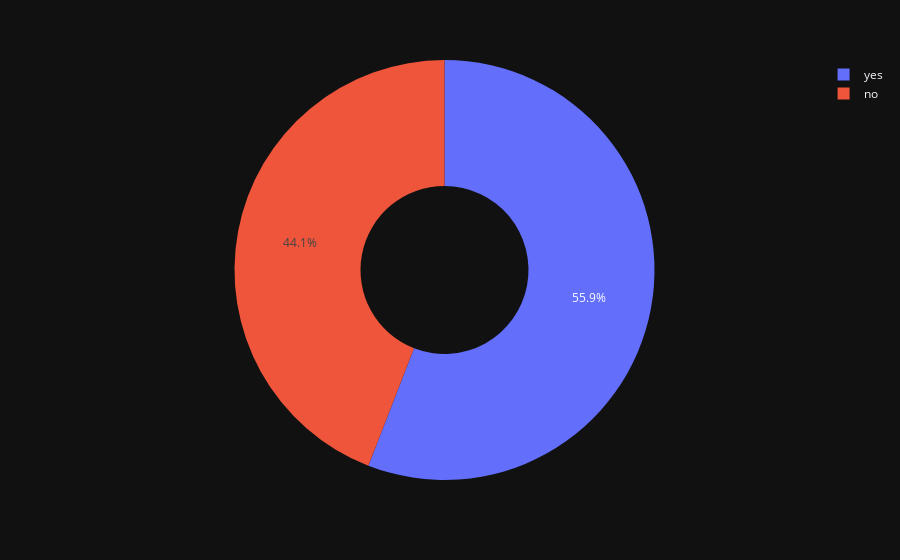

Write notebook code for a chart like this one.
### Code cell
fig =  px.pie (data, names = "extra_mushrooms", hole = 0.4, template = "plotly_dark")
fig.show ()

### Figure 1 — Plotly figure (JSON) as saved in the notebook; plotly's stock layout.template omitted (floating-point values rounded to 4 significant figures)
{"data": [{"domain": {"x": [0, 1], "y": [0, 1]}, "hole": 0.4, "hovertemplate": "extra_mushrooms=%{label}<extra></extra>", "labels": ["no", "no", "yes", "yes", "yes", "yes", "yes", "yes", "yes", "no", "no", "no", "no", "no", "no", "yes", "yes", "yes", "yes", "yes", "yes", "yes", "yes", "no", "no", "no", "no", "yes", "yes", "yes", "yes", "yes", "yes", "yes", "yes", "yes", "yes", "yes", "yes", "no", "no", "no", "no", "no", "no", "no", "no", "no", "no", "yes", "yes", "yes", "yes", "no", "yes", "yes", "no", "no", "no", "no", "yes", "yes", "yes", "no", "no", "no", "no", "no", "no", "no", "yes", "yes", "yes", "yes", "yes", "yes", "yes", "no", "no", "no", "no", "no", "no", "no", "yes", "yes", "yes", "yes", "yes", "yes", "yes", "yes", "yes", "yes", "no", "no", "no", "no", "yes", "yes", "yes", "yes", "no", "no", "no", "no", "no", "yes", "yes", "yes", "yes", "yes", "yes", "yes", "yes", "no", "no", "no", "no", "no", "no", "yes", "yes", "yes", "yes", "yes", "yes"], "legendgroup": "", "name": "", "showlegend": true, "type": "pie"}], "layout": {"autosize": true, "legend": {"tracegroupgap": 0}, "margin": {"t": 60}}}
